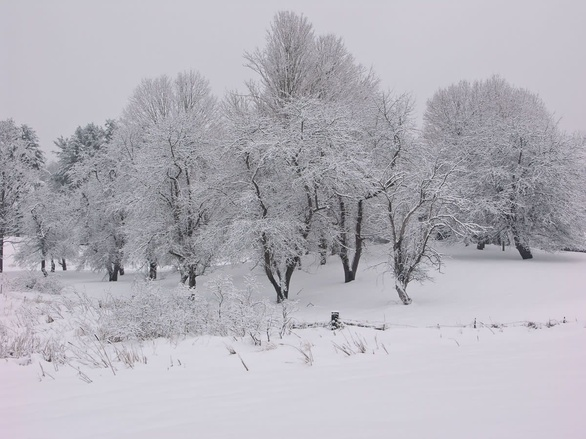
#> input picture lab2/image2_1.jpg, 586 x 439 px, shrunk from 1200 x 900 before the run
$ jupyter execute --allow-errors cv_lab2.ipynb
#> lines starting #> are read from the running program, lines starting #| are printed output that depends on the picture
[cell 1]
import numpy as np
import cv2 as cv
import matplotlib.pyplot as plt
from scipy.spatial.distance import hamming

[cell 2]
def detect_orb_descriptors(img1, img2):
    orb = cv.ORB_create()
    kp1, des1 = orb.detectAndCompute(img1, None)
    kp2, des2 = orb.detectAndCompute(img2, None)

    print(f"Keypoints: {len(kp1)}, descriptors: {des1.shape}")
    print(f"Keypoints: {len(kp2)}, descriptors: {des2.shape}")
    return kp1, kp2, des1, des2

[cell 3]
def bf_match(img1, img2, kp1, kp2, des1, des2):
    bf = cv.BFMatcher(cv.NORM_HAMMING, crossCheck=True)
    matches = bf.match(des1, des2)
    matches = sorted(matches, key = lambda x: x.distance)

    fig = plt.figure(figsize=(25, 25))
    ax = fig.add_subplot()
    ax.axis('off')
    img3 = cv.drawMatches(img1, kp1, img2, kp2, matches[:10], None,
                          flags=cv.DrawMatchesFlags_NOT_DRAW_SINGLE_POINTS)
    plt.imshow(img3)
    plt.show()

[cell 4]
def my_match(img1, img2, kp1, kp2, des1, des2):
    matches = []
    for i, k1 in enumerate(des1):
        for j, k2 in enumerate(des2):
            matches.append(cv.DMatch(_distance = hamming(k1, k2) * len(k1),
                                     _imgIdx = 0, _queryIdx = i, _trainIdx = j))
    matches = sorted(matches, key = lambda x: x.distance)

    fig = plt.figure(figsize=(25, 25))
    ax = fig.add_subplot()
    ax.axis('off')
    img3 = cv.drawMatches(img1, kp1, img2, kp2, matches[:10], None,
                          flags=cv.DrawMatchesFlags_NOT_DRAW_SINGLE_POINTS)
    plt.imshow(img3)
    plt.show()

#> (a cell that did not finish here is left out)

#> (a cell that did not finish here is left out)

#> (a cell that did not finish here is left out)

#> (a cell that did not finish here is left out)

[cell 9]
img_1 = cv.cvtColor(cv.imread("image2_1.jpg"), cv.COLOR_RGB2GRAY)
#> img_1: shape (439, 586); min 29, max 232, mean 179.8
img_2 = cv.cvtColor(cv.imread("image2_2.jpg"), cv.COLOR_RGB2GRAY)
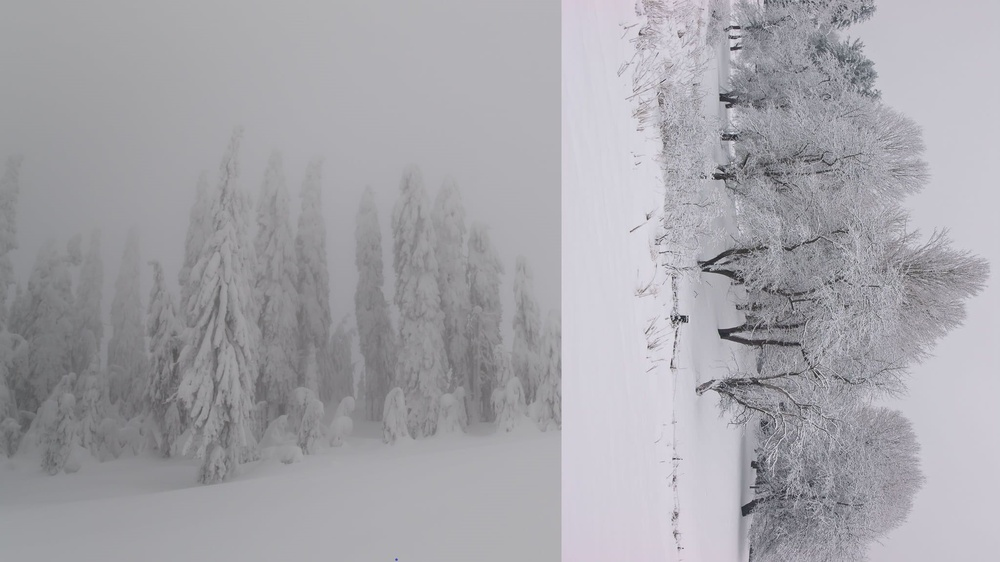
#> input picture lab2/image2_2.jpg, 1000 x 562 px, shrunk from 2048 x 1152 before the run
#> img_2: shape (562, 1000); min 31, max 227, mean 166.3

[cell 10]
kp1, kp2, des1, des2 = detect_orb_descriptors(img_1, img_2)
#> in detect_orb_descriptors, `kp1, des1 = orb.detectAndCompute(img1, None)`: kp1 = 500 keypoints; strongest (x, y, size): (332, 319, 31), (334, 324, 31), (332, 321, 31), (336, 317, 31)
#> in detect_orb_descriptors, `kp2, des2 = orb.detectAndCompute(img2, None)`: kp2 = 500 keypoints; strongest (x, y, size): (679, 317, 31), (681, 316, 31), (675, 317, 31), (683, 320, 31)
#| Keypoints: 500, descriptors: (500, 32)
#| Keypoints: 500, descriptors: (500, 32)

[cell 11]
bf_match(img_1, img_2, kp1, kp2, des1, des2)
#> in bf_match, `matches = bf.match(des1, des2)`: matches = 369 matches
#> in bf_match, `img3 = cv.drawMatches(img1, kp1, img2, kp2, matches[:10], None, flags=..`:
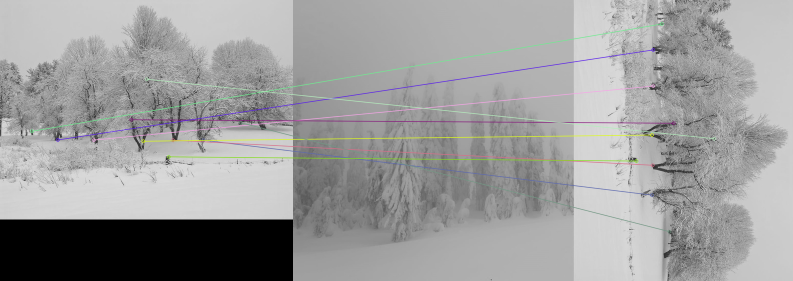
#> img3: shape (562, 1586, 3) (shown at 1/2 size); mean of channels 0, 1, 2 156.6, 156.7, 156.7; drawn as B, G, R

[cell 12]
my_match(img_1, img_2, kp1, kp2, des1, des2)
#> after the loop in my_match, `for i, k1 in enumerate(des1):`: matches = 250000 matches
#> in my_match, `img3 = cv.drawMatches(img1, kp1, img2, kp2, matches[:10], None, flags=..`:
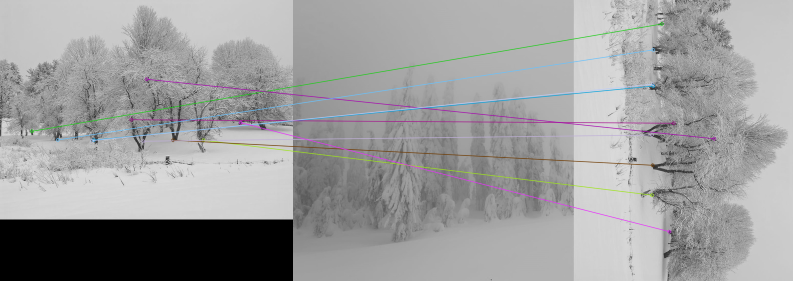
#> img3: shape (562, 1586, 3) (shown at 1/2 size); mean of channels 0, 1, 2 156.7, 156.3, 156.4; drawn as B, G, R
